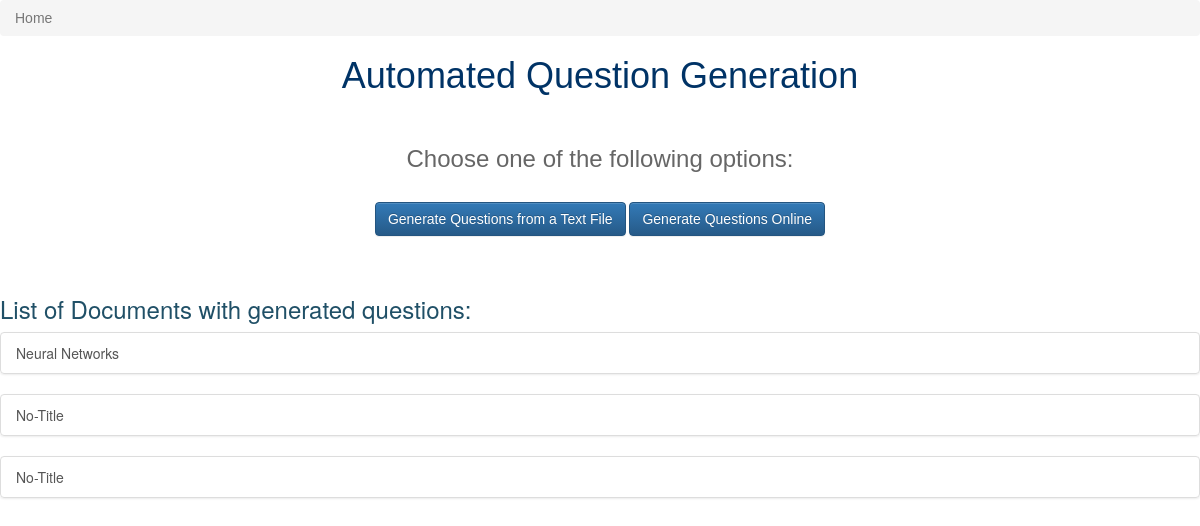
/home/, run on the app's committed database.
### documents/models.py (models this page shows, shortened)
class Document(models.Model):
    title = models.CharField(max_length=30, blank=False, default="No-Title")
    timestamp = models.DateField(auto_now=False, auto_now_add=True)
    updated = models.DateField(auto_now=True, auto_now_add=False)
    slug = models.SlugField(unique=True, blank=True, null=False)
    content = models.TextField(null=True, blank=False)
    input_file = models.FileField(upload_to=upload_location_unprocessed_file, null=True, blank=False)
    processed_file = models.FileField(null=True, blank=True)
    questions_file = models.FileField(null=True, blank=True)
    json_out_file = models.FileField(null=True, blank=True)
    docs_extensions = (
                        (".json", "Json Format"),
                        (".txt", "Text Format"),
    )
    format = models.CharField(max_length=10, null=False, blank=False, choices=docs_extensions, default=".txt")
    file_as_input = models.BooleanField(blank=False, default=True)
    def get_absolute_url(self):
        return reverse("docs:doc_detail", kwargs={ "slug" : self.slug })

### documents/views.py (the view)
# urls.py: url(r'^home/$', views.home_page, name='home_page'),
def home_page(request):
    queryset = Document.objects.all()
    context = {
        "queryset" : queryset,
    }
    return render(request, "home.html", context)

### templates/home.html (shortened to what this page needs)
{% extends "base.html" %}
<{% block content %}
<div style="font-family: Arial">
<ul class="breadcrumb">
          <li class="active">Home</li>
</ul>
<h1 style="color: #003366" align="center"> Automated Question Generation </h1>
    <br>
    <div align="center">
            <h3 style="color: #666666"> Choose one of the following options: </h3> <br>
            <a class="btn btn-primary" href='{% url "docs:doc_create_file" %}' role="button">Generate Questions from a Text File</a>
            <a class="btn btn-primary" href='{% url "docs:doc_create_online" %}' role="button">Generate Questions Online</a>
    </div>
</div>
    <br><br>
    <h3 style="color: #205067" align="left">List of Documents with generated questions: </h3>
    {% for obj in queryset %}
    <div class="list-group">
      <a href='{{ obj.get_absolute_url }}' class="list-group-item">
        {{ obj.title }}
      </a>
      </div>
    {% endfor %}
{% endblock content%}

### data on the page
Document: title "Neural Networks"
Document: title "No-Title"
Document: title "No-Title"
